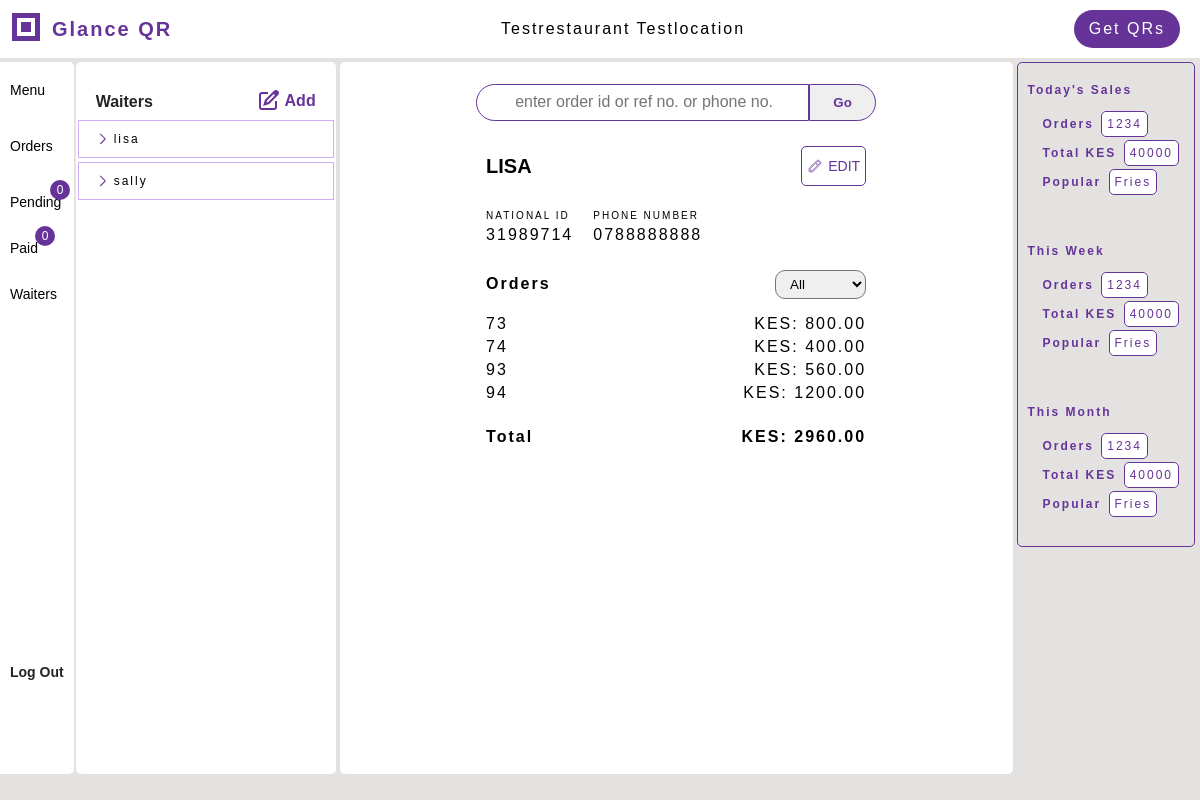
/waiters/waiters_dash/ (signed in), run on an earlier commit of the app's database.
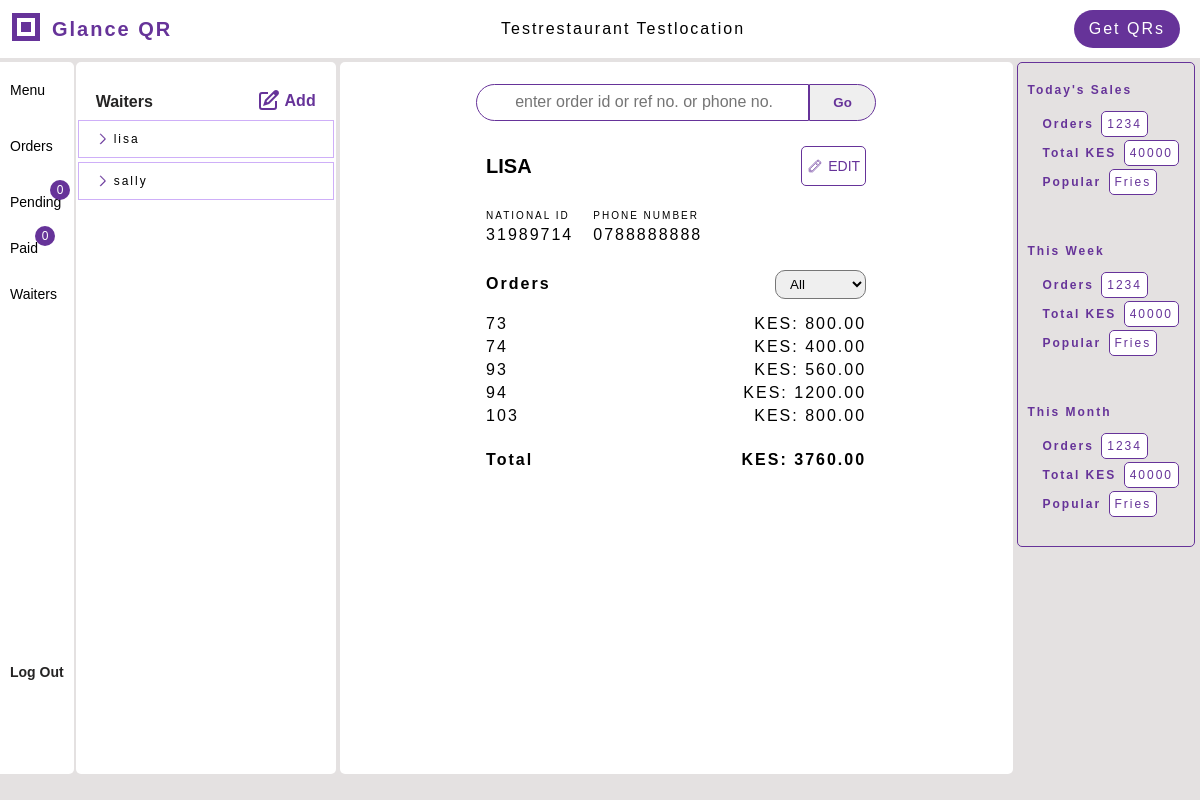
And on a later commit of the database.
### menus/models.py (models this page shows, shortened)
class Restaurant(models.Model):
    restaurant_id = models.AutoField(primary_key=True)
    name = LowercaseTextField(max_length=100, null=True, blank=False)
    location = LowercaseTextField(max_length=50, null=True, blank=False)
    email = models.EmailField(unique=True, null=True, blank=False)
    phone_number = PhoneNumber(max_length=15, null=True, blank=False)
    till_number = models.IntegerField(null=True, blank=False)
    created_by = models.OneToOneField(User, on_delete=models.SET_NULL, null=True)

class Waiter(models.Model):
    name = LowercaseTextField(max_length=50, blank=False)
    national_id = models.IntegerField(unique=True, blank=False)
    phone_number = PhoneNumber(max_length=15, blank=False, unique=True)
    pin = models.CharField(max_length=128, unique=True, blank=True)
    created_at = models.DateTimeField(auto_now_add=True, blank=True)
    restaurant = models.ForeignKey(Restaurant, on_delete=models.CASCADE, blank=True, related_name='waiters')
    def check_pin(self, raw_pin):
        pin = raw_pin
        return check_password(pin, self.pin)
    @classmethod
    def get(cls, raw_pin=None, restaurant=None, id=None):
        waiters = cls.objects.filter(restaurant=restaurant)
        if id:
            if waiters:
                return waiters.filter(id=id).first()
            else:
                return cls.objects.filter(id=id).first()
        for waiter in waiters:
            if waiter and waiter.check_pin(raw_pin):
                return waiter
        return None
    def get_orders(self, filter_by='all', section=None, lookback_period=24):
        orders = self.all_orders(lookback_period=lookback_period)
        if filter_by == 'paid':
            orders = self.paid_orders(lookback_period=lookback_period)
        if filter_by == 'pending':
            orders = self.pending_orders(lookback_period=lookback_period)
        if section:
            return orders.filter(category=section)
        return orders
    def totals(self, filter_by='all', lookback_period=24):
        orders = self.get_orders(filter_by=filter_by, lookback_period=lookback_period)
        if not orders:
            return 0
        total = sum(order.total_amount for order in orders)
        return total
    def all_orders(self, lookback_period=24):
        return self.orders.all()

class Order(models.Model):
    order_id = models.AutoField(primary_key=True)
    reference_number = models.CharField(unique=True, max_length=20)
    table_number = models.IntegerField(null=True, blank=False)
    phone_number = PhoneNumber(max_length=15, null=True, blank=False)
    restaurant = models.ForeignKey(Restaurant, related_name="orders", on_delete=models.SET_NULL, null=True, blank=True)
    total_amount = models.DecimalField(decimal_places=2, max_digits=10, null=True, default=None)
    paid = models.BooleanField(default=False)
    new = models.BooleanField(default=True)
    created_by = models.ForeignKey('Waiter', on_delete=models.SET_NULL, null=True, related_name='orders')
    category = models.CharField(max_length=20, choices=[('drinks', 'drinks'), ('food', 'food')], null=True, default=None)

### waiters/views.py (the view)
# urls.py: path('waiters_dash/', views.waiters_dash, name='waiters_dash'),
def waiters_dash(request, waiter_id=None):
    restaurant = get_restaurant(request)
    waiters = restaurant.waiters.all()
    filter_by = request.POST.get('filter_by') or 'all'
    waiter_id = request.POST.get('waiter_id') or waiter_id
    context = {'restaurant': restaurant, 'waiters': waiters, 'filter_by': filter_by}
    display_waiter = Waiter.get(restaurant=restaurant, id=waiter_id) or waiters.first()
    if display_waiter:
        waiter_orders = display_waiter.get_orders(filter_by=filter_by)
        context['display_waiter'] = display_waiter
        context['orders'] = waiter_orders
    return render(request, 'waiters/waiter_dash.html', context)

### waiters/templates/waiters/waiter_dash.html (shortened to what this page needs)
{% extends 'qrgenerator/dashbord.html' %}
{% load static %}
{% block specific_css %}
<link rel="stylesheet" href="{% static 'waiters/dash.css' %}">
{% endblock %}
{% block menu_elements %}
<div class="menu-elements bg-white">
    <div class="elements-top">
        <div class="elements-title">Waiters</div>
        <a href="{% url 'qrgenerator:add_item' %}" id="add-new">
            <span id="new">Add</span>
        </a>
    </div>
    <div class="elements-wrapper">
        {% if waiters %}
        {% for waiter in waiters %}
        <a href="{% url 'waiters:view_waiter' waiter.id %}">
            <div class="element-highlight">
                <span class="item-name item-property">{{waiter.name}}</span>
            </div>
        </a>
        {% endfor %}
        {% endif %}
    </div>
</div>
{% endblock %}
{% block workspace %}
<div class="form-wrapper">
{% if display_waiter %}
<div class="form-title waiter-name"><span style="text-transform:uppercase">{{ display_waiter.name }}</span>
    <a href="{% url 'waiters:view_waiter' display_waiter.id %}" class="svg-edit">
    <span class="text-edit">Edit</span>
    </a>
</div>
{% endif %}
{% if display_waiter %}
<div class="form-register order-summary waiter-details">
    <div class="input-wrapper"><div class="label">NATIONAL ID</div>
        {{ display_waiter.national_id }}
    </div>
    <div class="input-wrapper"><div class="label">PHONE NUMBER</div>
        {{ display_waiter.phone_number }}
    </div>
    <br>
</div>
<div class="waiter-orders">
    <div class="waiter-orders-top">
    <h4>Orders</h4>
    <form method="post" id="filter-orders-form" action="{% url 'waiters:view_waiter' display_waiter.id %}">
        <select name="filter_by" id="orders-select" class="orders-filter">
            {% if filter_by == 'all' %}
            <option value="all" selected >All</option>
            {% endif %}
        </select>
    </form>
    </div>
    <div class="waiter-orders-list">
        {% if orders %}
        {% for order in orders %}
        <div class="waiter-order-wrapper">
        <div class="ref-number">{{order.order_id}}</div>
        <div class="order-total">KES: {{order.total_amount}}</div>
        </div>
        {% endfor %}
        <div class="waiter-totals">
            <h4>Total</h4>
            <div>KES: {{ display_waiter.totals }}</div>
        </div>
        {% endif %}
    </div>
</div>
{% endif %}
</div>
{% endblock %}

### qrgenerator/templates/qrgenerator/dashbord.html (shortened to what this page needs)
<!DOCTYPE html>
<html lang="en">
<head>
    {% load pwa %}
    {% load static %}
    <link rel="stylesheet" href="{% static 'qrgenerator/accounts.css' %}">
    <link rel="stylesheet" href="{% static 'qrgenerator/workspace.css' %}">
    <link rel="stylesheet" href="{% static 'qrgenerator/stats.css' %}">
    <link rel="stylesheet" href="{% static 'qrgenerator/print.css' %}">
    <link rel="stylesheet" href="{% static 'qrgenerator/dashbord_mobile.css' %}">
    {% block specific_css %}{% endblock %}
</head>
<body>
<section class="page-header np">
        <div class="header-top">
            <div class="{% block title_class %}page-title{% endblock %}">
                <div class="logo">
                    <svg width="32" height="32" xmlns="http://www.w3.org/2000/svg">
                        <rect x="2" y="2" width="28" height="28" fill="rebeccapurple" />
                        <rect x="7" y="7" width="18" height="18" fill="white" />
                        <rect x="11" y="11" width="10" height="10" fill="rebeccapurple" />
                    </svg>
                </div>
                <div>
                <span id="lipa">Glance</span> <span id="q">Q</span><span>R</span>
                </div>
            </div>
            <div class="restaurant-name">
                {% if restaurant %}
                {{restaurant.name.capitalize }} {{restaurant.location.capitalize}}
                {% endif %}
            </div>
            {% block getqr %}
            <div class="header-right">
                <a href="{% url 'qrgenerator:get_qrs' %}">
                    <div class="gen-codes">Get QRs</div>
                </a>
            </div>
            {% endblock %}
        </div>
</section>
<section class="main-section">
    {% block far_left %}
    <div class="main-section-left bg-light-gray np">
        <div class="menu-left bg-white">
            <div class="menu-left-first">
                {% block menu %}
                <div class="menu-left-item">
                    <a href="{% url 'qrgenerator:menu' %}">Menu</a>
                </div>
                {% endblock %}
                {% block orders %}
                <div class="menu-left-item">
                    <a href="{% url 'qrgenerator:orders' %}">Orders</a>
                </div>
                {% endblock %}
                {% block pending %}
                <div class="menu-left-item">
                    <a href="{% url 'qrgenerator:pending' %}">Pending
                        <span id="incoming-pending" class="incoming">0</span>
                    </a>
                </div>
                {% endblock %}
                {% block paid %}
                <div class="menu-left-item">
                    <a href="{% url 'qrgenerator:paid' %}">Paid
                        <span id="incoming-paid" class="incoming">0</span>
                    </a>
                </div>
                {% endblock %}
                {% block waiter %}
                <div class="menu-left-item">
                    <a href="{% url 'waiters:waiters_dash' %}">Waiters
                    </a>
                </div>
                {% endblock %}
            </div>
            {% block logout %}
            <div class="menu-left-item mi">
                <div class="dash-logout">
                    <a href="{% url 'qrgenerator:logout' %}"><div>Log Out</div></a>
                </div>
            </div>
            {% endblock %}
        </div>
        {% endblock %}
        {% block menu_elements %}{% endblock %}
    </div>
    <div class="workspace">
        {% block search %}
        <div id="search-wrapper" class="np">
            <form action="{% url 'qrgenerator:search_order' %}" method="post" id="search-form">
                <div id="query-wrapper">
                    <input type="search" name="query" id="input-search" required placeholder="Enter order id or ref no. or phone no.">
                </div>
                <button type="submit" id="button-search">Go</button>
            </form>
        </div>
        {% endblock %}
        {% block workspace %}{% endblock %}
    </div>
    {% block stats %}
    <div class="stats-wrapper">
    <div class="stats np">
        <div class="stats-item">
            <div class="stats-item-title">Today's Sales</div>
            <div class="stat-details">
                <div class="orders-sold stat-wrapper margin-small">
                    <span class="bold">Orders</span>
                    <span class="stat-value">1234</span>
                </div>
                <div class="total-value stat-wrapper margin-small">
                    <span class="bold faded-black">Total KES</span>
                    <span class="stat-value">40000</span>
                    </div>
                <div class="average stat-wrapper margin-small">
                    <span class="bold faded-black">Popular</span>
                    <span class="stat-value">Fries</span>
                </div>
            </div>
        </div>
        <div class="stats-item">
            <div class="stats-item-title">This Week</div>
            <div class="stat-details">
                <div class="orders-sold margin-small">
                    <span class="bold">Orders</span>
                    <span class="stat-value">1234</span>
                </div>
                <div class="total-value margin-small">
                    <span class="bold faded-black">Total KES</span>
                    <span class="stat-value">40000</span>
                    </div>
                <div class="average margin-small">
                    <span class="bold faded-black">Popular</span>
                    <span class="stat-value">Fries</span>
                </div>
            </div>
        </div>
        <div class="stats-item">
            <div class="stats-item-title">This Month</div>
            <div class="stat-details">
                <div class="orders-sold margin-small">
                    <span class="bold">Orders</span>
                    <span class="stat-value">1234</span>
                </div>
                <div class="total-value margin-small">
                    <span class="bold faded-black">Total KES</span>
                    <span class="stat-value">40000</span>
                    </div>
                <div class="average margin-small">
                    <span class="bold faded-black">Popular</span>
                    <span class="stat-value">Fries</span>
                </div>
            </div>
        </div>
    </div>
    </div>
    {% endblock %}
</section>
</body>
</html>

What changed in the data, as far as the page shows it:
computed for Waiter "lisa": totals "2960.00" → "3760.00"
added Order: order_id "103", total_amount "800.00"
